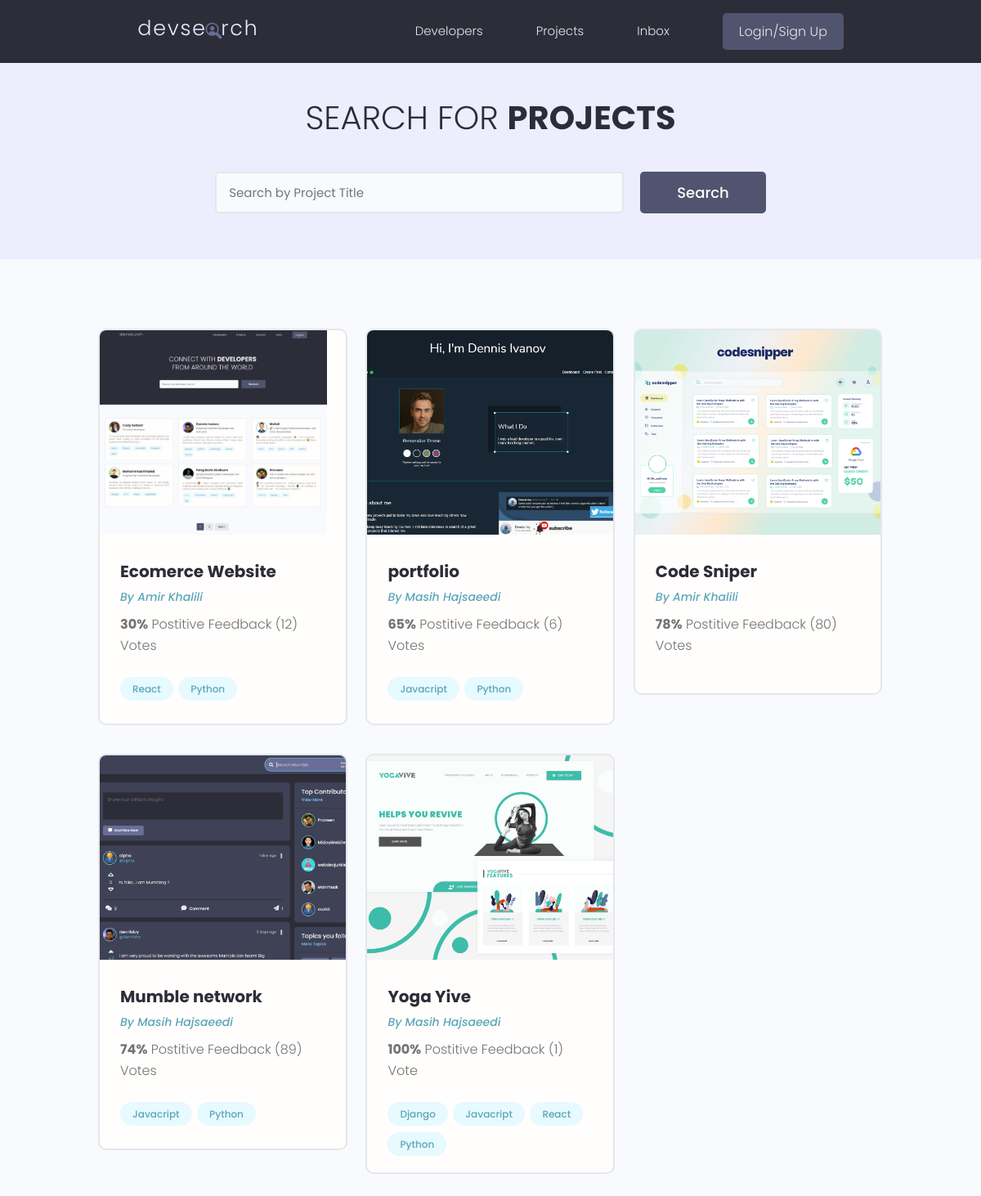
The app's page /projects/, older data.
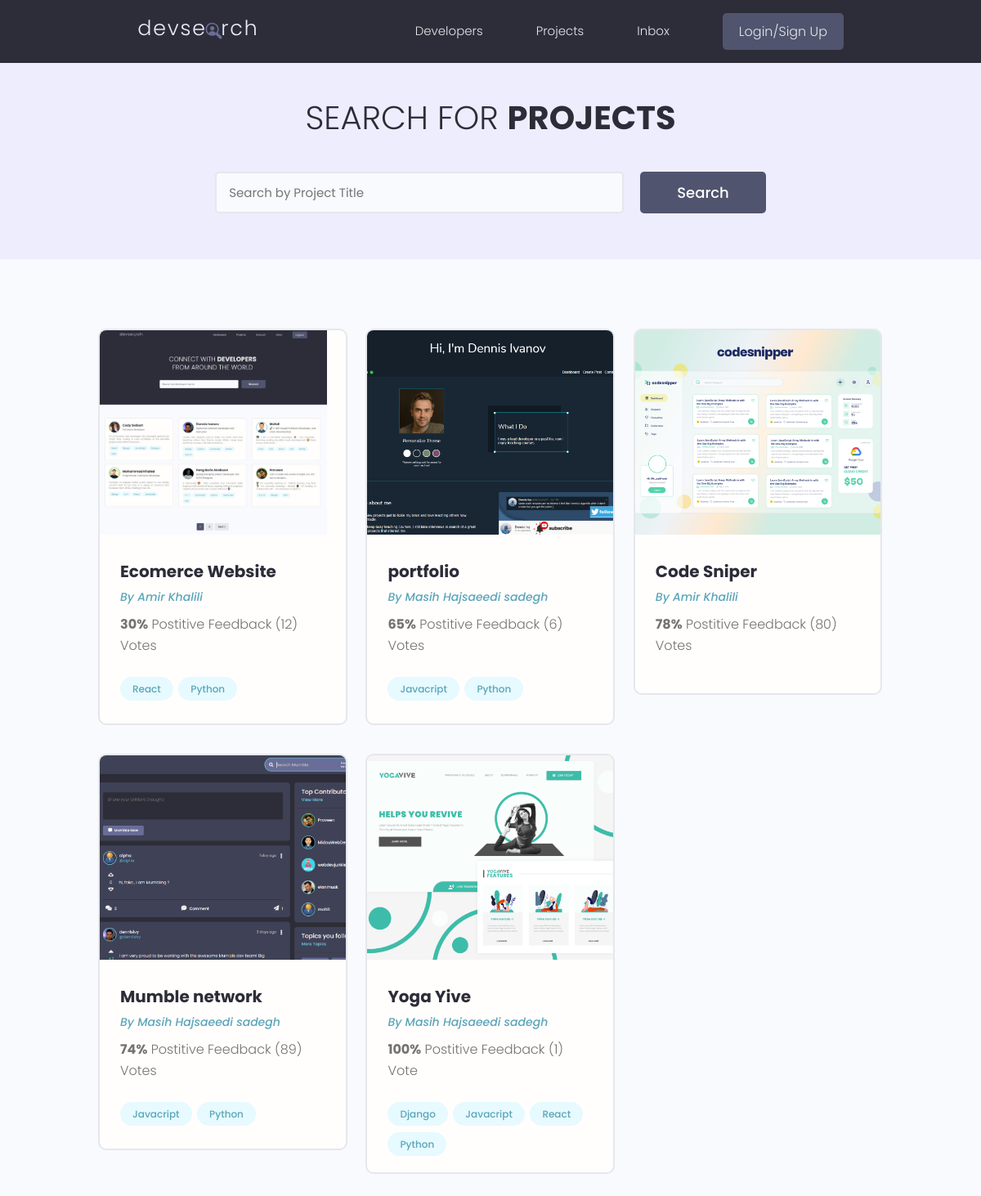
The same page, newer data.
### projects/models.py (models this page shows, shortened)
class Project(models.Model):
    owner = models.ForeignKey(Profile, null=True, blank=True, on_delete=models.SET_NULL)
    title = models.CharField(max_length=200)
    description = models.TextField(null=True, blank= True) # null is for database and blank is for django
    featured_image = models.ImageField(null=True, blank= True, default='default.jpg')
    demo_link = models.CharField(max_length=2000, null=True, blank=True)
    source_link = models.CharField(max_length=2000, null=True, blank=True)
    tags = models.ManyToManyField('Tag', blank=True)
    vote_total = models.IntegerField(default=0, null=True, blank=True)
    vote_ratio = models.IntegerField(default=0, null=True, blank=True)
    created = models.DateTimeField(auto_now_add=True)
    id = models.UUIDField(default=uuid.uuid4, unique=True, primary_key=True, editable=False)

### users/models.py (models this page shows, shortened)
class Profile(models.Model):
    user = models.OneToOneField(User, on_delete=models.CASCADE, null=True, blank=True)
    name = models.CharField(max_length=200, null=True, blank=True)
    email = models.EmailField(max_length=500, null=True, blank=True)
    username = models.CharField(max_length=200, null=True, blank=True)
    location = models.CharField(max_length=200, null=True, blank=True)
    short_intro = models.CharField(max_length=200, null=True, blank=True)
    bio = models.TextField(null=True, blank=True)
    profile_image = models.ImageField(null=True, blank=True, upload_to='profiles/', default='profiles/user-default.png')
    social_github = models.CharField(max_length=200, null=True, blank=True)
    social_twitter = models.CharField(max_length=200, null=True, blank=True)
    social_linkedin = models.CharField(max_length=200, null=True, blank=True)
    social_youtube = models.CharField(max_length=200, null=True, blank=True)
    social_website = models.CharField(max_length=200, null=True, blank=True)
    created = models.DateTimeField(auto_now_add=True)
    id = models.UUIDField(default=uuid.uuid4, unique=True, primary_key=True, editable=False)

### projects/views.py (the view)
# urls.py: path('projects/', include('projects.urls')),
def projects(request):
    projects = Project.objects.all()
    context = {'projects': projects}
    return render(request, 'projects/projects.html', context)

### projects/models.py (called while the page is built)
    def __str__(self):
        return self.name

### projects/templates/projects/projects.html (shortened to what this page needs)
{% extends 'main.html' %}
{% block content %}
  <main class="projects">
    <section class="hero-section text-center">
      <div class="container container--narrow">
        <div class="hero-section__box">
          <h2>Search for <span>Projects</span></h2>
        </div>
        <div class="hero-section__search">
          <form class="form" action="#" method="get">
            <div class="form__field">
              <input class="input input--text" id="formInput#search" type="text" name="text"
                placeholder="Search by Project Title" />
            </div>
            <input class="btn btn--sub btn--lg" type="submit" value="Search" />
          </form>
        </div>
      </div>
    </section>
    <section class="projectsList">
      <div class="container">
        <div class="grid grid--three">
            {% for project in projects %}
            <div class="column">
                <div class="card project">
                <a href="{% url 'project' project.id %}" class="project">
                    <img class="project__thumbnail" src="{{ project.featured_image.url }}" alt="project thumbnail" />
                    <div class="card__body">
                    <h3 class="project__title">{{project.title}}</h3>
                    <p><a class="project__author" href="{% url 'user-profile' project.owner.id %}">By {{project.owner.name}}</a></p>
                    <p class="project--rating">
                        <span style="font-weight: bold;">{{project.vote_ratio}}%</span> Postitive
                        Feedback ({{project.vote_total}}) Vote{{project.vote_total|pluralize:"s"}}
                    </p>
                    <div class="project__tags">
                        {% for tag in project.tags.all %}
                        <span class="tag tag--pill tag--main">
                        <small>{{tag}}</small>
                        </span>
                        {% endfor %}
                    </div>
                    </div>
                </a>
                </div>
            </div>
            {% endfor %}
        </div>
      </div>
    </section>
  </main>
{% endblock content %}

Row changes from the older to the newer data that the page shows:
changed through a linked row, Project "portfolio": owner.name "Masih Hajsaeedi" → "Masih Hajsaeedi sadegh"
changed through a linked row, Project "Mumble network": owner.name "Masih Hajsaeedi" → "Masih Hajsaeedi sadegh"
changed through a linked row, Project "Yoga Yive": owner.name "Masih Hajsaeedi" → "Masih Hajsaeedi sadegh"
